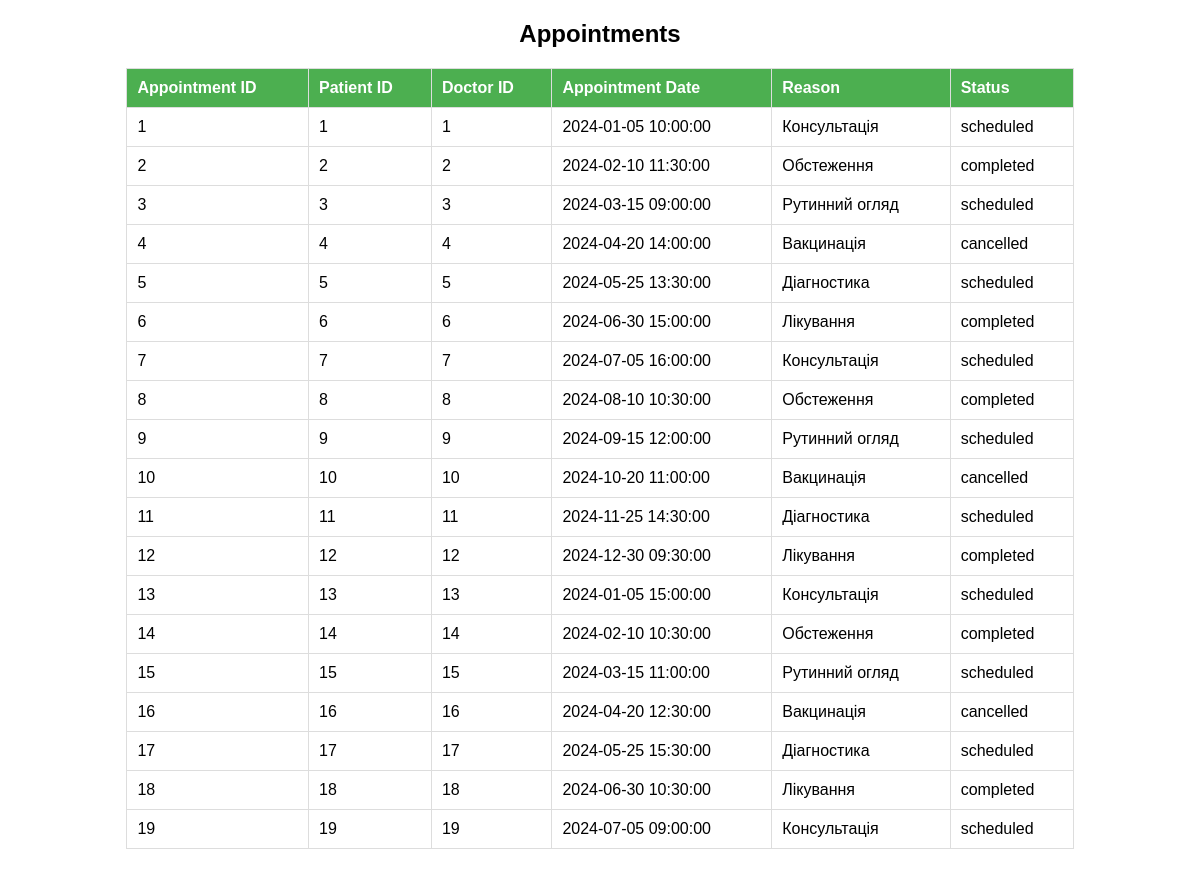
Screenshot of /appointments.php with the database file from the repository.
### tables this page shows
CREATE TABLE `appointments` (
  `appointment_id` int NOT NULL,
  `patient_id` int NOT NULL,
  `doctor_id` int NOT NULL,
  `appointment_date` datetime NOT NULL,
  `reason` text,
  `status` varchar(20) DEFAULT NULL
);

### appointments.php (the view, shortened to what this page needs)
<!DOCTYPE html>
<html lang="en">
<head>
</head>
<body>
<h2>Appointments</h2>
<table>
    <tr>
        <th>Appointment ID</th>
        <th>Patient ID</th>
        <th>Doctor ID</th>
        <th>Appointment Date</th>
        <th>Reason</th>
        <th>Status</th>
    </tr>
    <?php
    $servername = "localhost";
    $username = "root";
    $password = "";
    $dbname = "test";
    $conn = new mysqli($servername, $username, $password, $dbname);
    $sql = "SELECT * FROM appointments";
    $result = $conn->query($sql);
    if ($result->num_rows > 0) {
        while($row = $result->fetch_assoc()) {
            echo "<tr>";
            echo "<td>".$row["appointment_id"]."</td>";
            echo "<td>".$row["patient_id"]."</td>";
            echo "<td>".$row["doctor_id"]."</td>";
            echo "<td>".$row["appointment_date"]."</td>";
            echo "<td>".$row["reason"]."</td>";
            echo "<td>".$row["status"]."</td>";
            echo "</tr>";
        }
    } else {
        echo "<tr><td colspan='6'>0 results</td></tr>";
    }
    ?>
</table>
</body>
</html>

### appointments.php (style rules this page uses)
body { font-family: Arial, sans-serif; text-align: center; }
table { width: 80%; margin: 20px auto; border-collapse: collapse; }
th, td { padding: 10px; border: 1px solid #ddd; text-align: left; }
th { background-color: #4CAF50; color: white; }

### rows the page displays
appointments: appointment_id "1", patient "1", doctor "1", appointment_date "2024-01-05 10:00:00", reason "Консультація", status "scheduled"
appointments: appointment_id "2", patient "2", doctor "2", appointment_date "2024-02-10 11:30:00", reason "Обстеження", status "completed"
appointments: appointment_id "3", patient "3", doctor "3", appointment_date "2024-03-15 09:00:00", reason "Рутинний огляд", status "scheduled"
appointments: appointment_id "4", patient "4", doctor "4", appointment_date "2024-04-20 14:00:00", reason "Вакцинація", status "cancelled"
appointments: appointment_id "5", patient "5", doctor "5", appointment_date "2024-05-25 13:30:00", reason "Діагностика", status "scheduled"
appointments: appointment_id "6", patient "6", doctor "6", appointment_date "2024-06-30 15:00:00", reason "Лікування", status "completed"
appointments: appointment_id "7", patient "7", doctor "7", appointment_date "2024-07-05 16:00:00", reason "Консультація", status "scheduled"
appointments: appointment_id "8", patient "8", doctor "8", appointment_date "2024-08-10 10:30:00", reason "Обстеження", status "completed"
appointments: appointment_id "9", patient "9", doctor "9", appointment_date "2024-09-15 12:00:00", reason "Рутинний огляд", status "scheduled"
appointments: appointment_id "10", patient "10", doctor "10", appointment_date "2024-10-20 11:00:00", reason "Вакцинація", status "cancelled"
appointments: appointment_id "11", patient "11", doctor "11", appointment_date "2024-11-25 14:30:00", reason "Діагностика", status "scheduled"
appointments: appointment_id "12", patient "12", doctor "12", appointment_date "2024-12-30 09:30:00", reason "Лікування", status "completed"
appointments: appointment_id "13", patient "13", doctor "13", appointment_date "2024-01-05 15:00:00", reason "Консультація", status "scheduled"
appointments: appointment_id "14", patient "14", doctor "14", appointment_date "2024-02-10 10:30:00", reason "Обстеження", status "completed"
appointments: appointment_id "15", patient "15", doctor "15", appointment_date "2024-03-15 11:00:00", reason "Рутинний огляд", status "scheduled"
appointments: appointment_id "16", patient "16", doctor "16", appointment_date "2024-04-20 12:30:00", reason "Вакцинація", status "cancelled"
appointments: appointment_id "17", patient "17", doctor "17", appointment_date "2024-05-25 15:30:00", reason "Діагностика", status "scheduled"
appointments: appointment_id "18", patient "18", doctor "18", appointment_date "2024-06-30 10:30:00", reason "Лікування", status "completed"
appointments: appointment_id "19", patient "19", doctor "19", appointment_date "2024-07-05 09:00:00", reason "Консультація", status "scheduled"
